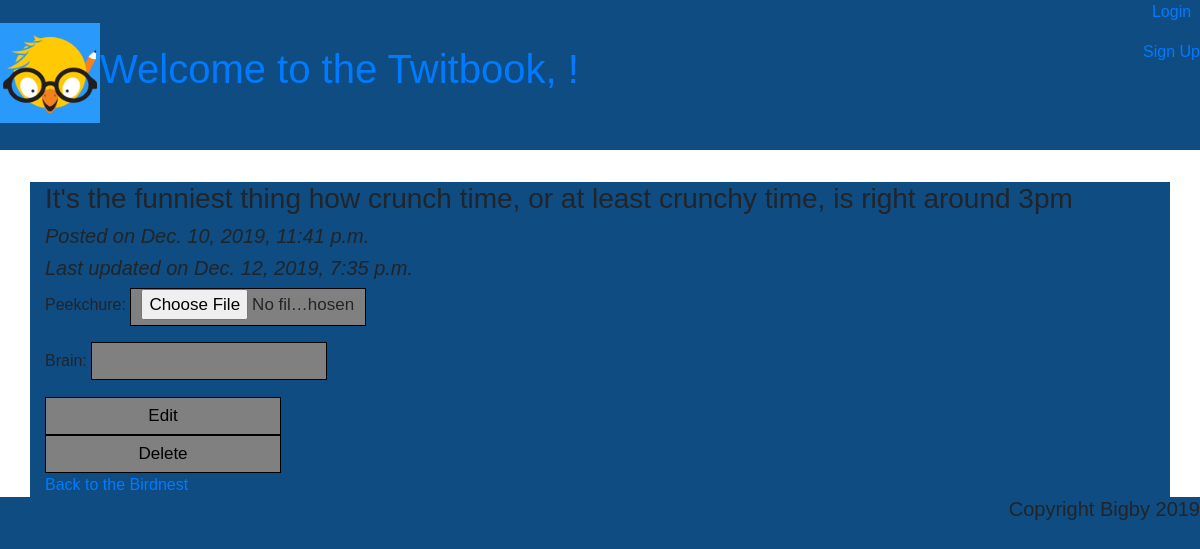
The app's page /post/2/ with its own data.
### posts/models.py (models this page shows, shortened)
class Post(models.Model):
    brain = models.CharField(max_length=200, null=True, blank=True)
    author = models.ForeignKey('auth.User', on_delete=models.CASCADE)
    created = models.DateTimeField(auto_now_add=True)
    updated = models.DateTimeField(auto_now=True)
    peekchure = models.ImageField(upload_to='images/', null=True, blank=True)

### posts/views.py (the view)
# urls.py: path('post/<int:pk>/', views.BirdbrainDetailView.as_view(), name='detail'),
class BirdbrainDetailView(DetailView):
    model = Post
    template_name = 'posts/detail.html'

### posts/templates/posts/detail.html (shortened to what this page needs)
<!DOCTYPE HTML>
{% extends 'posts/base.html' %}
{% block content %}
<div class="post-entry">
    <h3>{{ post.brain }}</h3>
    <h5><em>Posted on {{ post.created }}</em></h5>
    <h5><em>Last updated on {{ post.updated }}</em></h5>
    <p><label for="id_peekchure">Peekchure:</label> <input type="file" name="peekchure" accept="image/*" id="id_peekchure"></p>
</div>
<form method='post' action="{% url 'posts:edit' post.pk %}" enctype="multipart/form-data">
    <p><label for="id_brain">Brain:</label> <input type="text" name="brain" maxlength="200" id="id_brain"></p>
    <input type="submit" value="Edit">
    </form>
<form method='post' action="{% url 'posts:delete' post.pk %}">
    <input type="submit" value="Delete">
</form>
<a href="{% url 'posts:home' %}">Back to the Birdnest</a>
{% endblock content %}

### posts/static/css/base.css (style rules this page uses)
* { font-family: sans-serif; font: coral; background-color: #0F4C81; }
body { background: white; }
input { width: 236px; height: 38px; border: 1px solid black; padding: 0 10px; outline: none; font-size: 17px; background: grey; }

### records on screen
Post: brain "It's the funniest thing how crunch time, or at least crunchy time, is right around 3pm", created "Dec. 10, 2019, 11:41 p.m.", updated "Dec. 12, 2019, 7:35 p.m."
